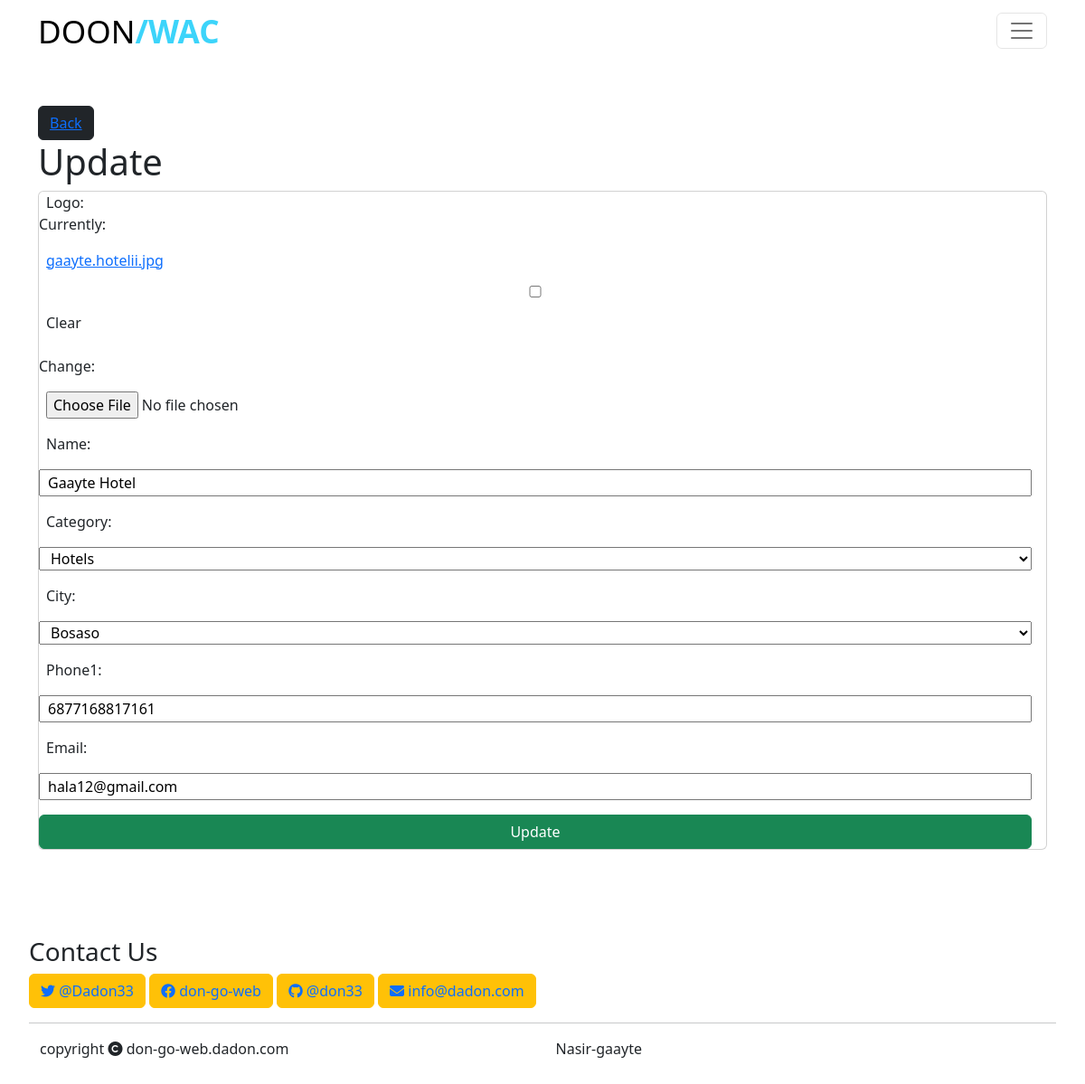
Page /update/1/ (signed in) on the committed database.
### core/models.py (models this page shows, shortened)
class Contactmodel(models.Model):
    auther=models.ForeignKey(User,on_delete=models.CASCADE)
    logo = models.ImageField(blank=True, null=True)
    name = models.CharField(max_length=255,null=False,blank=False)
    category=models.ForeignKey(Categorymodel,on_delete=models.CASCADE)
    city=models.ForeignKey(Citymodel,on_delete=models.CASCADE)
    phone1 = models.IntegerField(null=False,blank=False)
    email = models.EmailField(max_length=100, blank=True, null= True)
    location_imo = models.ImageField(null=True, blank=True)
    location_url = models.URLField()
    desc = models.TextField(null=True, blank=True)

class Categorymodel(models.Model):
    name = models.CharField(max_length=100)
    def __str__(self):
        return self.name

### core/views.py (the view)
# urls.py: path('update/<int:id>/',views.update_req,name='update'),
@login_required
def update_req(request, id):
    conts = Contactmodel.objects.get(pk=id)
    if request.method == "POST":
        form = AddForm(request.POST, instance=conts)
        if form.is_valid():
            form.save()
        return redirect ('home')
    form=AddForm(instance=conts)
    return render(request,'core/update.html',{
        'form':form,
        })

### core/forms.py
class AddForm(forms.ModelForm):
    class Meta:
        model = Contactmodel
        fields = ("logo", "name",  "category", "city", "phone1","email")

### core/models.py (called while the page is built)
    def __str__(self):
        return self.name

### core/templates/core/update.html (shortened to what this page needs)
{% extends 'core/home.html' %}
{% block content %}
<div class="mt-5">
    <div class="container">
        <button class="btn btn-dark" type="submit"><a href="{% url 'home' %}">Back</a></button>
        <h1>Update </h1>
        <div class="card">
            <form class="row g-3 container titless " method="POST" enctype="multipart/form-data">
                {{form}}
                <button class="btn btn-success"  type="submit">Update</button>
            </form>
        </div>
    </div>
</div>
{% endblock content %}

### static/css/main.css (style rules this page uses)
:root { --cta--color:rgb(57, 187, 219); }
body { background: #f2f2f2; margin: 0; padding: 0; font-family: "Roboto Condensed"; font-size: small; font-weight: 50; }
a { color: #444444; }

### rows in the picture
Contactmodel: name "Gaayte Hotel", category "Hotels", city "Bosaso", phone1 "6877168817161", email "hala12@gmail.com"
